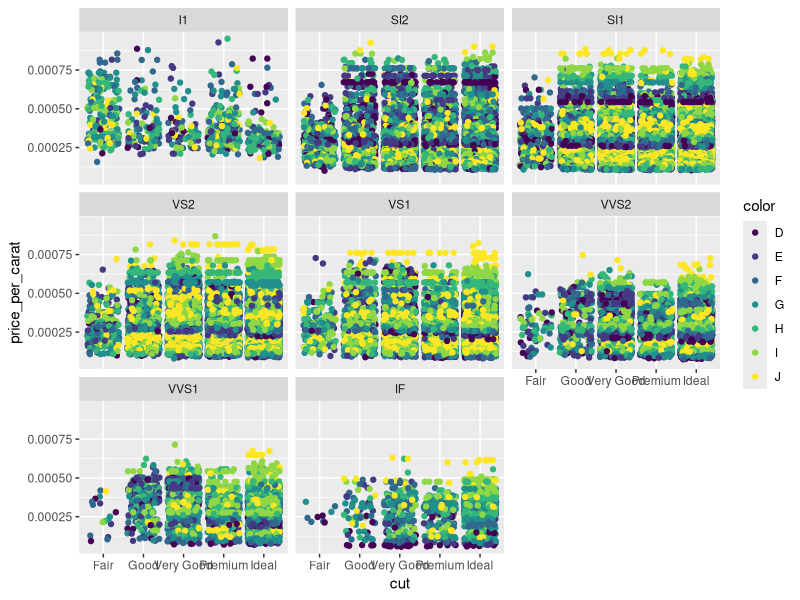
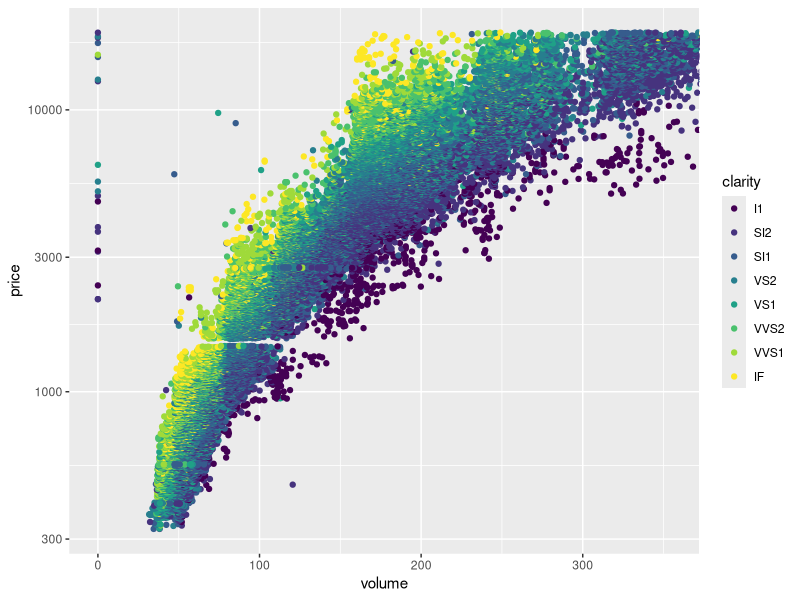

Write the R code that produced these figures, in order.
install.packages('GGally')
library(GGally)

?ggpairs


data("diamonds")

diamonds <- transform(diamonds, volume=x*y*z)

diamonds <- transform(diamonds, price_per_carat = carat/price)

ggplot(aes(x=cut, y=price_per_carat), data=diamonds) + geom_jitter(aes(color=color)) +
  facet_wrap(~clarity)

ggplot(aes(x=volume, y=price), data=diamonds) + 
  geom_point(aes(color=clarity)) + 
  scale_y_log10() + 
  coord_cartesian(xlim=c(0,quantile(diamonds$volume, probs=0.99)))

?quantile

quantile(diamonds$volume, probs=0.99)

c(0,quantile(diamonds$volume, probs=0.99))

?scale_y_log10
